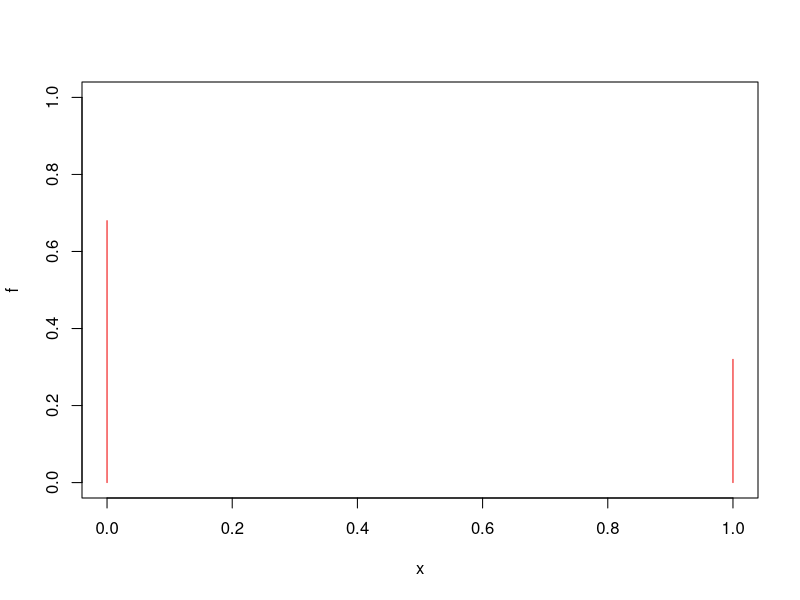
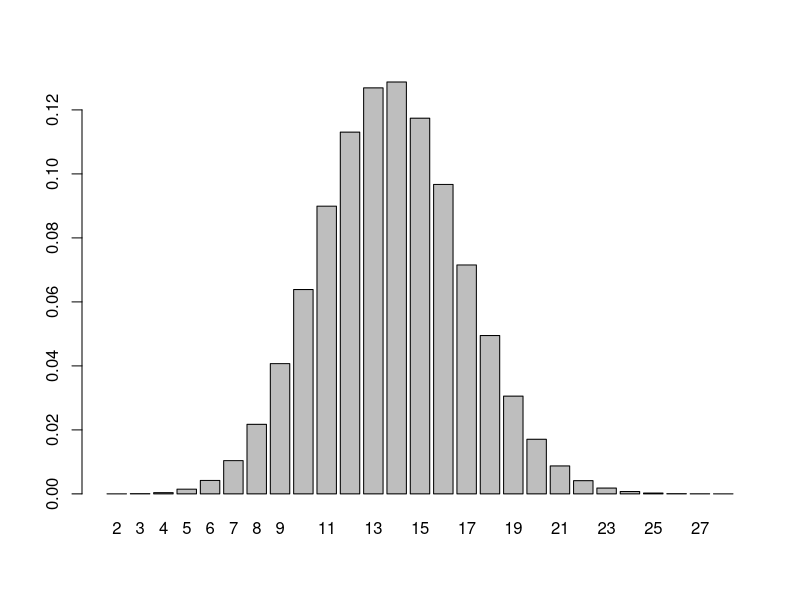
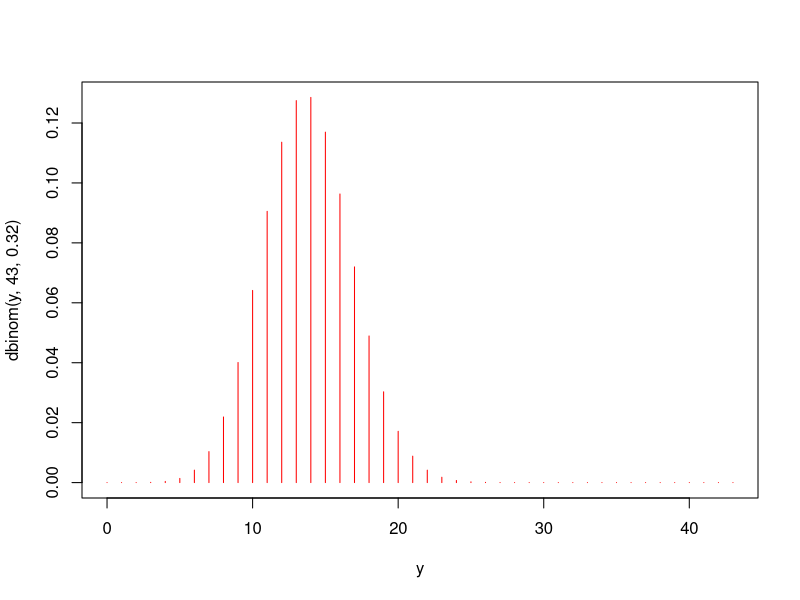
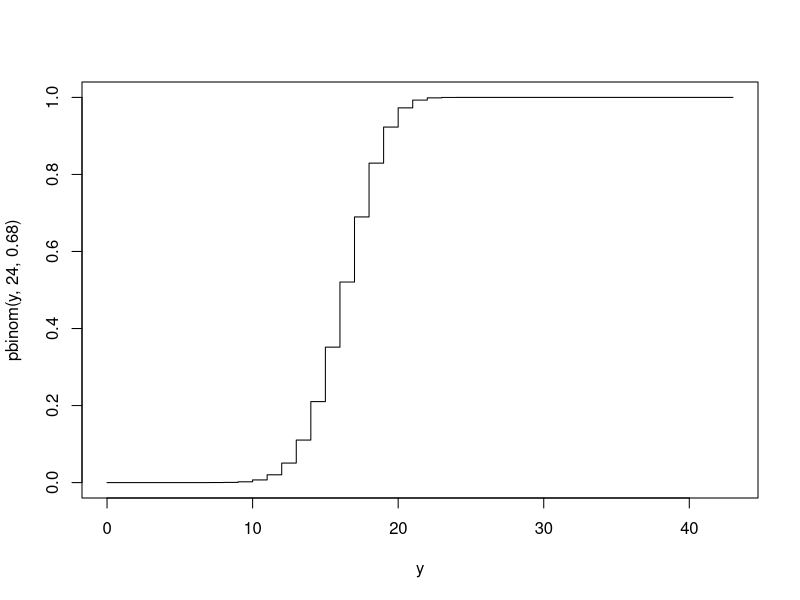

These figures' R source, in order:
#Codi Pregunta 1

x <- c(0,1)
f <- c(0.68, 0.32)

plot(x, f, type="h", ylim=c(0,1), col = "red2")

#Apartat a)
n <- 43
sum(sample(x,n,f, replace = TRUE)) #Fa un experiment aleatori
#Ho convertim a funció:
Y <- function(i){sum(sample(x,n,f, replace = TRUE))}

enquestes <- sapply(1:40, Y) #Fa un nº determinat d'experiments aka enquestes
                             #Cada numeret son 43 respostes
enquestes

#Per saber la % de que doni 13, fem les frequencies relatives quan fem infinites enquestes
enquestes <- sapply(1:400000, Y)
table(enquestes)/400000

#Grafiquem la taula
fr <- table(enquestes)/400000
barplot(fr)
fr["13"]

#Utilitzem la formula de la binomial, definim y,n
dbinom(13,43,0.32) #Probabilitat de obtenir 13 respostes positives en 43 mostres tenint en compte que la 
                   #probabilitat de que sigui positiu és 0.32

#És la probabilitat de que en 43 cases hi hagi al menys 2 teles
y <- 0:43
plot(y, dbinom(y, 43, 0.32), type="h", col="red")

#Apartat b)
dbinom(17,44,0.32)
#Sabem que P(Y<17) = P(Y <= 16) = F(16)
pbinom(16,44,0.32) #El que fem és sumar les xinxetes del plot d'abans fins a 16

#Per la mitjana d'aquesta variable en aquest cas:
qbinom(0.5, 44, 0.32) #Posem 0.5 ja que està a la meitat de la funció F(x)
                      #També és tallar al 2n quartil
#Pel primer quartil:
qbinom(0.25, 44, 0.32)


#Apartat c)

#A Bernoulli: E(x)=p i Var(x)=p(1-p), en Binomial: E(Y)=n·p Var(Y)=n·p(1-p)
#Per l'enunciat: 
n <- 24
p<- 0.68
E <- n*p
E #media
Var <- n*p*(1-p)
Var #varianza
qbinom(0.25,24,0.68) #1r quartil = el quantil quart

y<-0:43
plot(y, pbinom(y,24,0.68), type="s")

#Apartat d)
E <- 43*0.32